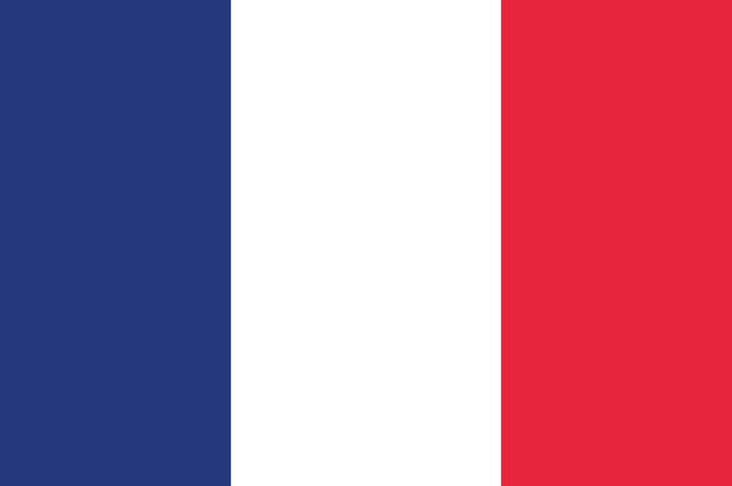
%> input picture bandera.jpg (cropped and resized to the size of MATLAB's example picture), 732 x 486 px, given in place of pears.png, which was not available
$ octave practica11.m   (GNU Octave 9; MATLAB toolbox functions it lacks are replaced by stand-ins)
%> lines starting %> are read from the running program, lines starting %| are printed output that depends on the picture; pictures that were not available may be replaced by others from this repository, and a replacement may not be noted
clc %limpia pantalla
clear  % limpia todo
warning off all

% Lectura de la imagen de entrada
imagen_original = imread('pears.png');
%> imagen_original is the input picture: size 486x732x3 uint8; mean R, G, B 178.6, 123.4, 152.7

% Conversión a escala de grises
imagen_gris = im2gray(imagen_original);
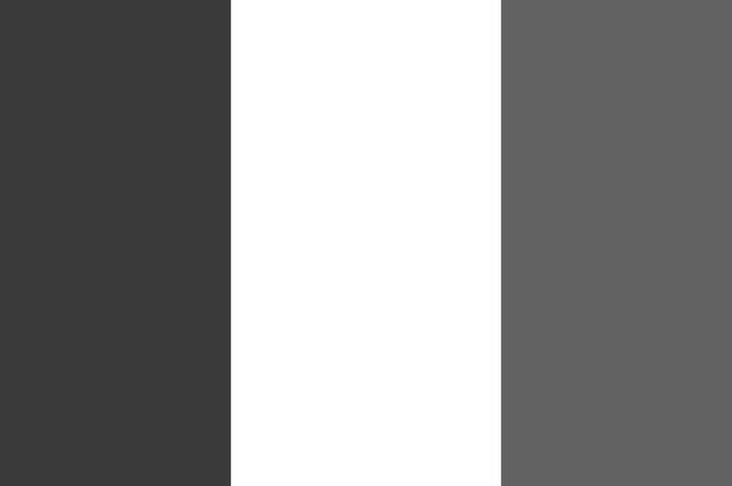
%> imagen_gris: size 486x732 uint8; min 46, max 255, mean 143.3

% Tamaño de la matriz imagen_gris
[filas, columnas] = size(imagen_gris);
%> filas = 486; columnas = 732

% Tamaño del bloque para la DCT
tam_bloque = 8;

% Restamos 128 a toda la matriz
im_rest = imagen_gris - 128;
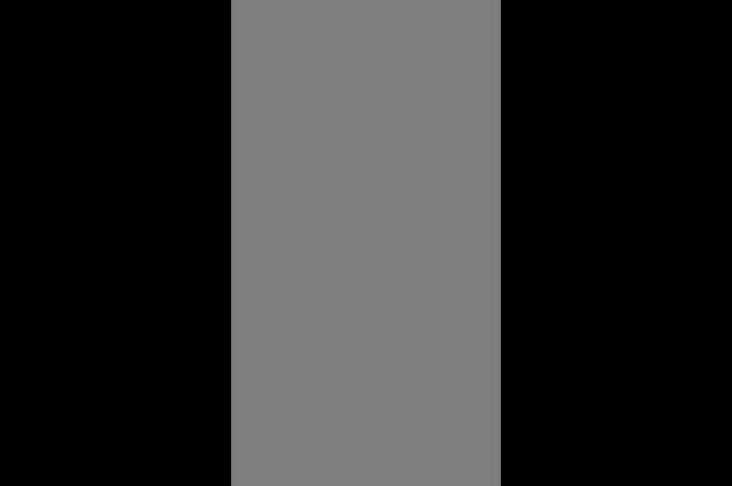
%> im_rest: size 486x732 uint8; min 0, max 127, mean 46.8

% Aplicamos la dct
%im_dct = dct2(im_rest);

% Creamos nuestra matriz cuantificadora
cuantificador = [16 11 10 16 24 40 51 61;
                12 12 14 19 26 58 60 55;
                14 13 16 24 40 57 69 56;
                14 17 22 29 51 87 80 62;
                18 22 37 56 68 109 103 77;
                24 35 55 64 81 104 113 92;
                49 64 78 87 103 121 120 101;
                72 92 95 98 112 100 103 99];

% Cálculo del número de bloques de 8x8 en cada dirección
num_bloques_filas = floor(filas / tam_bloque);
%> num_bloques_filas = 60
num_bloques_columnas = floor(columnas / tam_bloque);
%> num_bloques_columnas = 91

% Creación de la tabla de categorías
dc_table = table([0;1;2;3;4;5;6;7;8;9;10;11;12;13;14], ...
    {'010'; '011'; '100'; '00'; '101';'110';'1110';'11110';'111110';'1111110';'11111110';'111111110';'1111111110';'11111111110';'111111111110'}, ...
    [3; 4; 5; 5; 7; 8; 10; 12; 14; 16; 18; 20; 22; 24; 26],'VariableNames',{'Category', 'Base Code', 'Length'});
category = [1;2;3;4;5;6;7;8;9;10;1;2;3;4;5;6;7;8;9;10;1;2;3;4;5;6;7;8;9;10;1;2;3;4;5;6;7;8;9;10;1;2;3;4;5;6;7;8;9;10];
ac_table = table([0; 0; 0; 0; 0; 0; 0; 0; 0; 0; ...
    1; 1; 1; 1; 1; 1; 1; 1; 1; 1; ...
    2; 2; 2; 2; 2; 2; 2; 2; 2; 2; ...
    3; 3; 3; 3; 3; 3; 3; 3; 3; 3; ...
    4; 4; 4; 4; 4; 4; 4; 4; 4; 4;], ...
    category, {'00';'01';'100';'1011';'11010';'111000';'1111000';'1111110110';'1111111110000010';'1111111110000011'; ...
    '1100';'111001';'1111001';'111110110';'11111110110';'1111111110000100';'1111111110000101';'1111111110000110';'1111111110000111';'1111111110001000'; ...
    '11011';'11111000';'1111110111';'1111111110001001';'1111111110001010';'1111111110001011';'1111111110001100';'1111111110001101';'1111111110001110';'1111111110001111'; ...
    '111010';'111110111';'11111110111';'1111111110010000';'1111111110010001'; '1111111110010010';'1111111110010011';'1111111110010100';'1111111110010101';'1111111110010110'; ...
    '111011';'1111111000';'1111111110010111';'1111111110011000';'1111111110011001';'1111111110011010';'1111111110011011';'1111111110011100';'1111111110011101'; '1111111110011110'},...
    [3;4;6;8;10;12;14;18;25;26;5;8;10;13;16;22;23;24;25;26;6;10;13;20;21;22;23;24;25;26;7;11;14;20;21;22;23;24;25;26;7;12;19;20;21;22;23;24;25;26],'VariableNames',{'Run', 'Category','Base Code','Length'});

% Recorremos la matriz en bloque de 8x8
bloques = zeros(8, 8 * num_bloques_columnas * num_bloques_filas);
k = 1;
for i = 1:num_bloques_filas
    for j = 1:num_bloques_columnas
        % Obtenemos un bloque

        bloque1 = im_rest((i-1)*tam_bloque+1:i*tam_bloque, (j-1)*tam_bloque+1:j*tam_bloque);
        % Aplicamos el cuantificador al bloque
        bloque1 = dct2(bloque1);
        im_rest((i-1)*tam_bloque+1:i*tam_bloque, (j-1)*tam_bloque+1:j*tam_bloque) = round(bloque1 ./ cuantificador);

        % Guardamos el bloque en el arreglo de bloques
        bloques(1:8, (k-1)*tam_bloque+1:k*tam_bloque) =  im_rest((i-1)*tam_bloque+1:i*tam_bloque, (j-1)*tam_bloque+1:j*tam_bloque);
        k = k+1;
    end
end
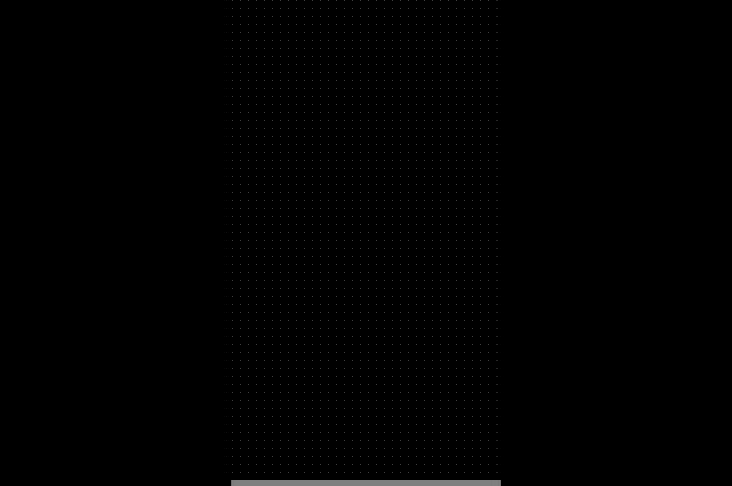
%> im_rest: size 486x732 uint8; min 0, max 127, mean 1
%> after the loop, k = 5461

% Le pedimos un bloque al usuario
numbloques = num_bloques_columnas*num_bloques_filas;
%> numbloques = 5460
disp('Bloques existentes: ')
disp(numbloques)
%| 5460
%disp('.....La longitud de su nombre es 11, se mostrará la codificación del bloque 11')
j=input('Ingrese el numero de bloque a codificar ');
%> the answer given: 3

% Obtenemos el bloque deseado
bloque = bloques(:, (j-1)*tam_bloque+1:j*tam_bloque);
%> bloque = [0 0 0 0 0 0 0 0; 0 0 0 0 0 0 0 0; 0 0 0 0 0 0 0 0; 0 0 0 0 0 0 0 0; 0 0 0 0 0 0 0 0; 0 0 0 0 0 0 0 0; 0 0 0 0 0 0 0 0; 0 0 0 0 0 0 0 0]
subplot(1,2,1)
imshow(imagen_gris)
subplot(1,2,2)
imshow(bloque)
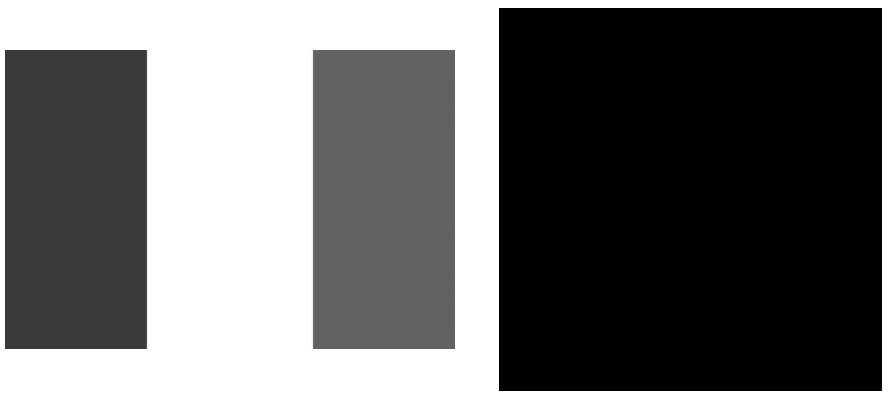
%> figure redrawn from the program's plot data, 2 panels
disp(bloque)
%|    0   0   0   0   0   0   0   0
%|    0   0   0   0   0   0   0   0
%|    0   0   0   0   0   0   0   0
%|    0   0   0   0   0   0   0   0
%|    0   0   0   0   0   0   0   0
%|    0   0   0   0   0   0   0   0
%|    0   0   0   0   0   0   0   0
%|    0   0   0   0   0   0   0   0

% Recorremos el bloque de manera diagonal para aplicar la compresión
n = size(bloque, 1);
%> n = 8
m = size(bloque, 2);
%> m = 8
diagonal = recorridoDiagonal2(bloque,tam_bloque,tam_bloque);
%> the loop in recorridoDiagonal2, `while k < (64)` made 7 passes
%| 0 0 0 0 0 0 0 0 0 0 0 0 0 0 0 0 0 0 0 0 0 0 0 0 0 0 0 0 0 0 0 0 0 0 0 0 0 0 0 0 0 0 0 0 0 0 0 0 0 0 0 0 0 0 0 0 0 0 0 0 0 0 0 0
%> after the loop in recorridoDiagonal2, `while k < (64)`: diagonal = 64 values from 0 to 0; i = 8
%> diagonal = 64 values from 0 to 0
encontrarFinal(diagonal)
%> the loop in encontrarFinal, `for i = 1:64` made 1 pass
%| 0
%> after the loop in encontrarFinal, `for i = 1:64`: final = 1
%> ans = 1


% disp(diagonal);

% Si tiene un bloque anterior para cada pixel calculamos length
% Cálculo del pixel anterior
pixel_anterior = 0;
if j > 1
    % Sobre la primera fila
    pixel_anterior = bloques(1, (j-2)*tam_bloque+1);
%> pixel_anterior = 0
end
% Restamos el primer pixel del bloque actual menos el del anterior
resta = diagonal(1,1) - pixel_anterior;
%> resta = 0

% Vemos en qué rango se encuentra la resta
dc_difference_category = 0;
dc_difference_category = obtenerCategoria(dc_difference_category,diagonal(1,1));
%> dc_difference_category = 0


% Obtenemos su length y su base Code
ind = 1;
    for tam = 1:15
        dcdc = dc_table{tam,"Category"};
        if  dcdc == dc_difference_category
            break;
        else
            ind = ind + 1;
        end
    end
%> after the loop, ind = 1
lengthDC = dc_table{ind, "Length"};
%> lengthDC = 3
baseCode = dc_table{ind, "Base Code"};
%> baseCode = {'010'}

diagonal_binarios = cell(1,0);
diagonal_binarios= cellfun(@(x) x, diagonal_binarios, 'UniformOutput', false);
% Si es negativo, entonces aplicamos complemento a 2
if resta < 0
    % Convertir resta a binario de 8 bits
    binDC = dec2bin(abs(resta));

    % Aplicar complemento a 2
    binDC = num2str(~(binDC-'0'));
    binDC = strcat('1', binDC);
    complemento = bin2dec(binDC) + 1;

    dc_pixel = strcat(baseCode, string(dec2bin(complemento)));

    diagonal_binarios{end+1} = dc_pixel;
     % Actualizamos el pixel en la im_dct
else
    % Si la resta es positiva, únicamente convertimos a binario
    binDC = dec2bin(resta);
%> binDC = '0'

    % Concatenamos el binario con el basecode
    dc_pixel = strcat(baseCode,string(binDC));
%> dc_pixel = {'0100'}
    diagonal_binarios{end+1} = dc_pixel;

end

% Para las frecuencias AC

% Checamos en que Run/Category se encuentra cada pixel
run = 0;
for pixel = 2: 63
    valor = diagonal(1,pixel);
    if valor == 0
        run = run + 1;
    else
        % Ya tenemos cuántos ceros hay desde el valor anterior

        % Ahora buscamos la categoría
        ac_category = 0;
        ac_category = obtenerCategoria(ac_category,valor);

        % Obtenemos Base Code y Length del pixel
        indice = 1;
        for tam = 1:50
            acc=ac_table{tam,"Category"};
            if acc == ac_category
                break;
            else
                indice = indice + 1;
            end
        end
        ac_base_code = ac_table{indice,"Base Code"};
        ac_length = ac_table{indice,"Length"};

        % Si es negativo, entonces aplicamos complemento a 2
        if resta < 0
             % Convertir resta a binario de 8 bits
            bin = dec2bin(abs(resta));

            % Aplicar complemento a 2
            bin = num2str(~(bin-'0'));
            bin = strcat('1', bin);
            complemento = bin2dec(string(bin)) + 1;

            dc_pixel = strcat(baseCode, string(dec2bin(complemento)));

            diagonal_binarios{end+1} = dc_pixel;
        else
            % Si la resta es positiva, únicamente convertimos a binario
            bin = dec2bin(valor);

            % Concatenamos el binario con el basecode
            dc_pixel = strcat(baseCode,string(bin));
            diagonal_binarios{end+1} = dc_pixel;
        end
    end
end
%> after the loop, diagonal_binarios = {{'0100'}}; run = 62
diagonal_ac = diagonal(2:64);
%> diagonal_ac = 63 values from 0 to 0
diagonal_ac = nonzeros(diagonal_ac);
%> diagonal_ac = []
diagonal_ac = [diagonal_ac;0];
%> diagonal_ac = 0
diag_concatenada = [diagonal(1,1);diagonal_ac];
%> diag_concatenada = [0; 0]
diagonal_binarios{end+1} = "1010";
diagonal_binarios = diagonal_binarios';
%> diagonal_binarios = {{'0100'}, '1010'}

tablita = table(diag_concatenada, diagonal_binarios,'VariableNames',{'Pixel','Pixel Codificado'});
%> tablita = 2 items; Pixel: 0, 0
disp(tablita);

% [39 lines left out: function recorridoDiagonal, not called in this run]

function dc_difference_category = obtenerCategoria(dc_difference_category, resta)
    if resta == 0
        dc_difference_category = 0;
    elseif resta == -1 || resta == 1
        dc_difference_category = 1;
    elseif (resta >= -3 && resta <= -2) || (resta >= 2 && resta <= 3)
        dc_difference_category = 2;
    elseif (resta >= -7 && resta <= -4) || (resta >= 4 && resta <= 7)
        dc_difference_category = 3;
    elseif (resta >= -15 && resta <= -8) || (resta >= 8 && resta <= 15)
        dc_difference_category = 4;
    elseif (resta >= -31 && resta <= -16) || (resta >= 16 && resta <= 31)
        dc_difference_category = 5;
    elseif (resta >= -63 && resta <= -32) || (resta >= 32 && resta <= 63)
        dc_difference_category = 6;
    elseif (resta >= -127 && resta <= -64) || (resta >= 64 && resta <= 127)
        dc_difference_category = 7;
    elseif (resta >= -255 && resta <= -128) || (resta >= 128 && resta <= 255)
        dc_difference_category = 8;
    elseif (resta >= -511 && resta <= -256) || (resta >= 256 && resta <= 511)
        dc_difference_category = 9;
    elseif  (resta >= -1023 && resta <= -512) || (resta >= 512 && resta <= 1023)
        dc_difference_category = 10;
    elseif  (resta >= -2047 && resta <= -1024) || (resta >= 1024 && resta <= 2047)
        dc_difference_category = 11;
    elseif (resta >= -4095 && resta <= -2048) || (resta >= 2048 && resta <= 4095)
        dc_difference_category = 12;
    elseif (resta >= -8191 && resta <= -4096) || (resta >= 4096 && resta <= 8191)
        dc_difference_category = 13;
    elseif (resta >= -16383 && resta <= -8192) || (resta >= 8192 && resta <= 16383)
        dc_difference_category = 14;
    end
end
% [73 lines left out: function zigzag_traversal_print_end, not called in this run]

function diagonal = recorridoDiagonal2(matriz, col, row)
    diagonal = zeros(1,64);
    diagonal(1) = matriz(1,1);
    k=2;
    i=1;
    j=1;
    fprintf('%d ', diagonal(1)); % Imprimir el primer elemento

    while k < (64)
        while i>=2 && j<row
            i=i - 1;
            j=j+1;
            diagonal(k) = matriz(i,j);
            fprintf('%d ', diagonal(k)); % Imprimir el número recorrido
            k=1 + k;
        end
        if j<row
            j=1+j;
            diagonal(k) = matriz(i,j);
            fprintf('%d ', diagonal(k)); % Imprimir el número recorrido
            k=1+k;
        elseif i<col
            i=1+i;
            diagonal(k) = matriz(i,j);
            fprintf('%d ', diagonal(k)); % Imprimir el número recorrido
            k=1+k;
        end
        while i<col && j>=2
            i=1+i;
            j=j-1;
            diagonal(k) = matriz(i,j);
            fprintf('%d ', diagonal(k)); % Imprimir el número recorrido
            k=1+k;
        end
        if i<col
            i=1+i;
            diagonal(k) = matriz(i,j);
            fprintf('%d ', diagonal(k)); % Imprimir el número recorrido
            k=1+k;
        elseif j<row
            j=1+j;
            diagonal(k) = matriz(i,j);
            fprintf('%d ', diagonal(k)); % Imprimir el número recorrido
            k=1+k;
        end
    end
    fprintf('\n'); % Salto de línea al final
end

function final = encontrarFinal(array);
    for i = 1:64
        aux = zeros(1,64-(i-1));
        disp(array(1,i))
        if aux == array(1,i:64)
            final = i;
            disp('EOB')
            break
        end
    end
end
